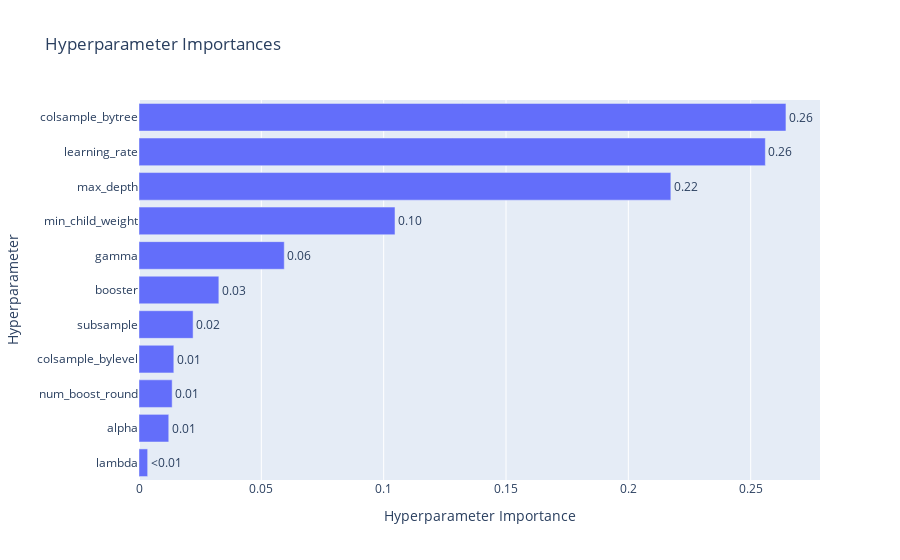

The notebook cell this image was saved under:
### Code cell
visualizations['param_importances']

### Figure 1 — Plotly figure (JSON) as saved in the notebook; plotly's stock layout.template omitted (floating-point values rounded to 4 significant figures)
{"data": [{"cliponaxis": false, "hovertemplate": ["lambda (FloatDistribution): 0.0035388354898728196<extra></extra>", "alpha (FloatDistribution): 0.01216322658008722<extra></extra>", "num_boost_round (IntDistribution): 0.013554593774514654<extra></extra>", "colsample_bylevel (FloatDistribution): 0.014230308229556737<extra></extra>", "subsample (FloatDistribution): 0.02211107016882904<extra></extra>", "booster (CategoricalDistribution): 0.03263575576708913<extra></extra>", "gamma (FloatDistribution): 0.0593698606340808<extra></extra>", "min_child_weight (IntDistribution): 0.10462318888805937<extra></extra>", "max_depth (IntDistribution): 0.2173683906933025<extra></extra>", "learning_rate (FloatDistribution): 0.255993400030424<extra></extra>", "colsample_bytree (FloatDistribution): 0.26441136974418394<extra></extra>"], "name": "Objective Value", "orientation": "h", "text": ["<0.01", "0.01", "0.01", "0.01", "0.02", "0.03", "0.06", "0.10", "0.22", "0.26", "0.26"], "textposition": "outside", "type": "bar", "x": [0.003539, 0.01216, 0.01355, 0.01423, 0.02211, 0.03264, 0.05937, 0.1046, 0.2174, 0.256, 0.2644], "y": ["lambda", "alpha", "num_boost_round", "colsample_bylevel", "subsample", "booster", "gamma", "min_child_weight", "max_depth", "learning_rate", "colsample_bytree"]}], "layout": {"title": {"text": "Hyperparameter Importances"}, "xaxis": {"title": {"text": "Hyperparameter Importance"}}, "yaxis": {"title": {"text": "Hyperparameter"}}}}
